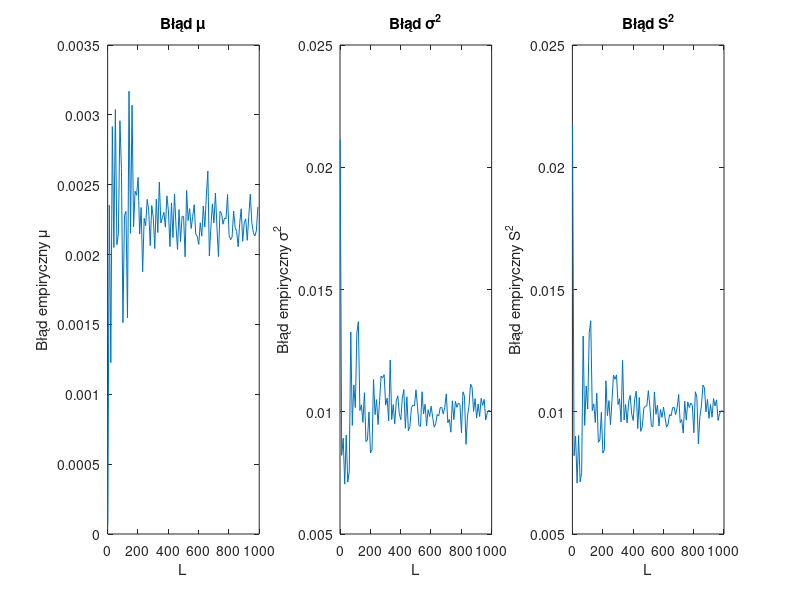
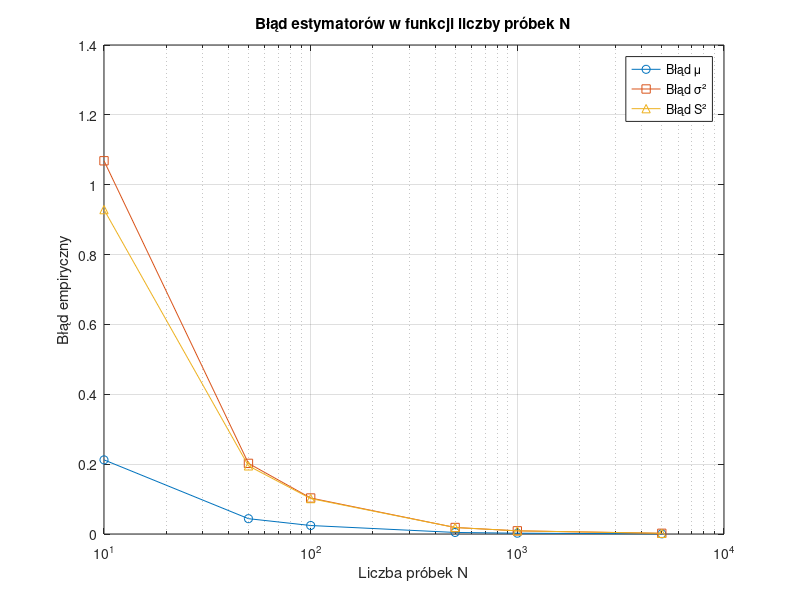

These charts were generated, in order, by the following MATLAB code:
% daszek - estymata
% L - liczba powtórzeń eksperymentu
% N - ilość próbek

clear workspace;
close all;
% Parametry rozkładu normalnego
mu = 0.5; %średnia wart oczekiwana
sigma = 1.5; %odchylenie standardowe
N = 1000; % liczba próbek
%próbki z rozkładu normalnego
X = mu + sigma * randn(1,N);
%estymator średniej wartości oczekiwanej
mu_hat=mean(X);
%estymator wariancji populacyjny
sigma2_hat=var(X);
%estymator wariancji próbkowy
S2_hat=var(X,1);
fprintf('est śrL %.4f\n',mu_hat);
fprintf('est war pop %.4f\n',sigma2_hat);
fprintf('est war prób %.4f\n',S2_hat);
%==============================================
%zad2
L_values = 1:10:1000; % liczba realizacji estymatora
N = 1000; % różne liczby próbek N
errors_mu = zeros(length(L_values), 1);
errors_sigma2 = zeros(length(L_values), 1);
errors_S2 = zeros(length(L_values), 1);

for i = 1:length(L_values)
L = L_values(i);
mu_estimates = zeros(1, L);
sigma2_estimates = zeros(1, L);
S2_estimates = zeros(1, L);

for l = 1:L
X = mu + sigma * randn(1, N); % generowanie próby
mu_estimates(l) = mean(X); % estymator średniej
sigma2_estimates(l) = var(X); % estymator wariancji (populacyjny)
S2_estimates(l) = var(X, 1); % estymator wariancji (próbowy)
end

% błąd empiryczny
errors_mu(i) = mean((mu_estimates - mu).^2);
errors_sigma2(i) = mean((sigma2_estimates - sigma^2).^2);
errors_S2(i) = mean((S2_estimates - sigma^2).^2);
end

% Wykresy
figure;
subplot(1,3,1);
plot(L_values, errors_mu);
xlabel('L');
ylabel('Błąd empiryczny \mu');
title('Błąd \mu');

subplot(1,3,2);
plot(L_values, errors_sigma2);
xlabel('L');
ylabel('Błąd empiryczny \sigma^2');
title('Błąd \sigma^2');

subplot(1,3,3);
plot(L_values, errors_S2);
xlabel('L');
ylabel('Błąd empiryczny S^2');
title('Błąd S^2');

% ANALIZA WPŁYWU LICZBY PRÓBEK N NA BŁĄD EMPIRYCZNY
N_values = [10, 50, 100, 500, 1000, 5000];
L = 1000;
errors_mu_N = zeros(length(N_values), 1);
errors_sigma2_N = zeros(length(N_values), 1);
errors_S2_N = zeros(length(N_values), 1);

for i = 1:length(N_values)
    N = N_values(i);
    mu_estimates = zeros(1, L);
    sigma2_estimates = zeros(1, L);
    S2_estimates = zeros(1, L);

    for l = 1:L
        X = mu + sigma * randn(1, N);
        mu_estimates(l) = mean(X);
        sigma2_estimates(l) = var(X);
        S2_estimates(l) = var(X, 1);
    end

    errors_mu_N(i) = mean((mu_estimates - mu).^2);
    errors_sigma2_N(i) = mean((sigma2_estimates - sigma^2).^2);
    errors_S2_N(i) = mean((S2_estimates - sigma^2).^2);
end

figure;
semilogx(N_values, errors_mu_N, '-o', 'DisplayName', 'Błąd μ');
hold on;
semilogx(N_values, errors_sigma2_N, '-s', 'DisplayName', 'Błąd σ²');
semilogx(N_values, errors_S2_N, '-^', 'DisplayName', 'Błąd S²');
xlabel('Liczba próbek N');
ylabel('Błąd empiryczny');
legend;
title('Błąd estymatorów w funkcji liczby próbek N');
grid on;


% Parametry rozkładu Cauchy'ego
mu_cauchy = 0; % środek
sigma_cauchy = 1; % skala
N = 1000; % liczba próbek

% Generowanie próbek z rozkładu Cauchy'ego
X_cauchy = mu_cauchy + sigma_cauchy * tan(pi * (rand(1, N) - 0.5));

% Estymatory dla rozkładu Cauchy'ego
mu_hat_cauchy = mean(X_cauchy);
sigma2_hat_cauchy = var(X_cauchy);
S2_hat_cauchy = var(X_cauchy, 1);

% Wyświetlanie wyników dla rozkładu Cauchy'ego
fprintf('Estymator średniej (Cauchy): %.4f\n', mu_hat_cauchy);
fprintf('Estymator wariancji (populacyjny, Cauchy): %.4f\n', sigma2_hat_cauchy);
fprintf('Estymator wariancji (próbowy, Cauchy): %.4f\n', S2_hat_cauchy);
